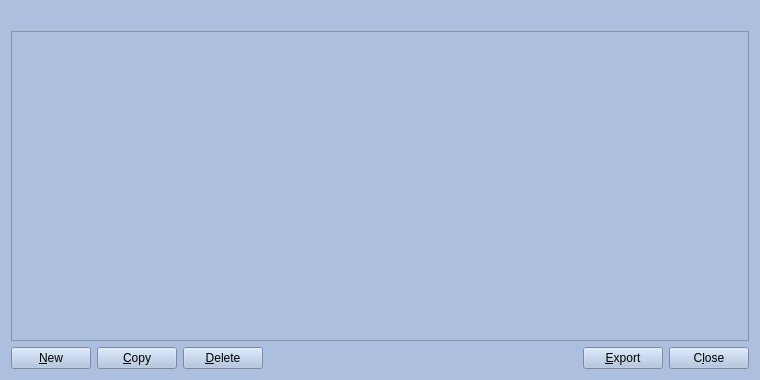
<?xml version="1.0" encoding="UTF-8"?>
<ui version="4.0">
 <class>AddressBookPage</class>
 <widget class="QWidget" name="AddressBookPage">
  <property name="geometry">
   <rect>
    <x>0</x>
    <y>0</y>
    <width>760</width>
    <height>380</height>
   </rect>
  </property>
  <property name="styleSheet">
   <string notr="true">background-color: rgb(173, 191, 222);
color: rgb(0, 0, 0);</string>
  </property>
  <layout class="QVBoxLayout" name="verticalLayout">
   <item>
    <widget class="QLabel" name="labelExplanation">
     <property name="textFormat">
      <enum>Qt::PlainText</enum>
     </property>
     <property name="wordWrap">
      <bool>true</bool>
     </property>
    </widget>
   </item>
   <item>
    <widget class="QTableView" name="tableView">
     <property name="contextMenuPolicy">
      <enum>Qt::CustomContextMenu</enum>
     </property>
     <property name="toolTip">
      <string>Right-click to edit address or label</string>
     </property>
     <property name="styleSheet">
      <string notr="true"/>
     </property>
     <property name="tabKeyNavigation">
      <bool>false</bool>
     </property>
     <property name="alternatingRowColors">
      <bool>true</bool>
     </property>
     <property name="selectionMode">
      <enum>QAbstractItemView::SingleSelection</enum>
     </property>
     <property name="selectionBehavior">
      <enum>QAbstractItemView::SelectRows</enum>
     </property>
     <property name="sortingEnabled">
      <bool>true</bool>
     </property>
     <attribute name="verticalHeaderVisible">
      <bool>false</bool>
     </attribute>
    </widget>
   </item>
   <item>
    <layout class="QHBoxLayout" name="horizontalLayout">
     <item>
      <widget class="QPushButton" name="newAddress">
       <property name="toolTip">
        <string>Create a new address</string>
       </property>
       <property name="text">
        <string>&amp;New</string>
       </property>
       <property name="autoDefault">
        <bool>false</bool>
       </property>
      </widget>
     </item>
     <item>
      <widget class="QPushButton" name="copyAddress">
       <property name="toolTip">
        <string>Copy the currently selected address to the system clipboard</string>
       </property>
       <property name="text">
        <string>&amp;Copy</string>
       </property>
       <property name="autoDefault">
        <bool>false</bool>
       </property>
      </widget>
     </item>
     <item>
      <widget class="QPushButton" name="deleteAddress">
       <property name="toolTip">
        <string>Delete the currently selected address from the list</string>
       </property>
       <property name="text">
        <string>&amp;Delete</string>
       </property>
       <property name="autoDefault">
        <bool>false</bool>
       </property>
      </widget>
     </item>
     <item>
      <spacer name="horizontalSpacer">
       <property name="orientation">
        <enum>Qt::Horizontal</enum>
       </property>
       <property name="sizeHint" stdset="0">
        <size>
         <width>40</width>
         <height>20</height>
        </size>
       </property>
      </spacer>
     </item>
     <item>
      <widget class="QPushButton" name="exportButton">
       <property name="toolTip">
        <string>Export the data in the current tab to a file</string>
       </property>
       <property name="text">
        <string>&amp;Export</string>
       </property>
       <property name="autoDefault">
        <bool>false</bool>
       </property>
      </widget>
     </item>
     <item>
      <widget class="QPushButton" name="closeButton">
       <property name="sizePolicy">
        <sizepolicy hsizetype="Minimum" vsizetype="Minimum">
         <horstretch>0</horstretch>
         <verstretch>0</verstretch>
        </sizepolicy>
       </property>
       <property name="text">
        <string>C&amp;lose</string>
       </property>
       <property name="autoDefault">
        <bool>false</bool>
       </property>
      </widget>
     </item>
    </layout>
   </item>
  </layout>
 </widget>
 <resources>
  <include location="../dash.qrc"/>
 </resources>
 <connections/>
</ui>
